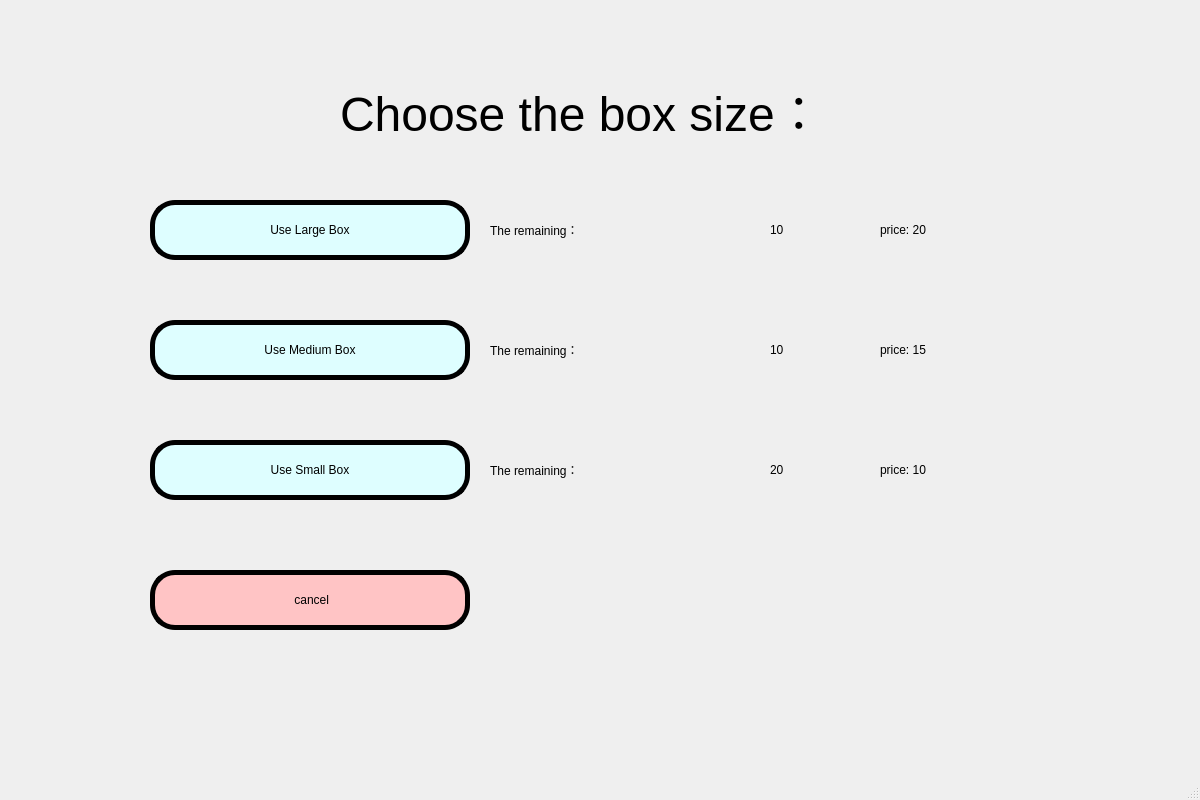
<?xml version="1.0" encoding="UTF-8"?>
<ui version="4.0">
 <class>send_windowtwo</class>
 <widget class="QMainWindow" name="send_windowtwo">
  <property name="geometry">
   <rect>
    <x>0</x>
    <y>0</y>
    <width>1200</width>
    <height>800</height>
   </rect>
  </property>
  <property name="windowTitle">
   <string>MainWindow</string>
  </property>
  <property name="styleSheet">
   <string notr="true">QWidget#centralwidget {
border-image: url(:/register/背景1.jpg)
}
</string>
  </property>
  <widget class="QWidget" name="centralwidget">
   <widget class="QLabel" name="label_7">
    <property name="geometry">
     <rect>
      <x>340</x>
      <y>60</y>
      <width>531</width>
      <height>101</height>
     </rect>
    </property>
    <property name="styleSheet">
     <string notr="true">font: 40pt &quot;Baskerville Old Face&quot;;</string>
    </property>
    <property name="text">
     <string>&lt;html&gt;&lt;head/&gt;&lt;body&gt;&lt;p&gt;&lt;span style=&quot; font-size:36pt;&quot;&gt;Choose the box size：&lt;/span&gt;&lt;/p&gt;&lt;/body&gt;&lt;/html&gt;</string>
    </property>
   </widget>
   <widget class="QPushButton" name="pushButton_5">
    <property name="geometry">
     <rect>
      <x>150</x>
      <y>570</y>
      <width>320</width>
      <height>60</height>
     </rect>
    </property>
    <property name="styleSheet">
     <string notr="true">QPushButton{
   border-radius: 25px;
   background-color:rgb(255, 196, 197);
   border:5px solid rgb(0, 0, 0);
   font: 20pt &quot;Showcard Gothic&quot;;
}</string>
    </property>
    <property name="text">
     <string> cancel</string>
    </property>
   </widget>
   <widget class="QLabel" name="label_6">
    <property name="geometry">
     <rect>
      <x>880</x>
      <y>440</y>
      <width>181</width>
      <height>60</height>
     </rect>
    </property>
    <property name="styleSheet">
     <string notr="true">font: 25pt &quot;Baskerville Old Face&quot;;</string>
    </property>
    <property name="text">
     <string>price: 10</string>
    </property>
   </widget>
   <widget class="QPushButton" name="pushButton">
    <property name="geometry">
     <rect>
      <x>150</x>
      <y>200</y>
      <width>320</width>
      <height>60</height>
     </rect>
    </property>
    <property name="styleSheet">
     <string notr="true">QPushButton{
   border-radius: 25px;
   background-color:rgb(222, 254, 255);
   border:5px solid rgb(0, 0, 0);
   font: 20pt &quot;Showcard Gothic&quot;;
}</string>
    </property>
    <property name="text">
     <string>Use Large Box</string>
    </property>
   </widget>
   <widget class="QLabel" name="label_2">
    <property name="geometry">
     <rect>
      <x>490</x>
      <y>320</y>
      <width>271</width>
      <height>60</height>
     </rect>
    </property>
    <property name="styleSheet">
     <string notr="true">font: 25pt &quot;Baskerville Old Face&quot;;</string>
    </property>
    <property name="text">
     <string>The remaining：</string>
    </property>
   </widget>
   <widget class="QPushButton" name="pushButton_2">
    <property name="geometry">
     <rect>
      <x>150</x>
      <y>320</y>
      <width>320</width>
      <height>60</height>
     </rect>
    </property>
    <property name="styleSheet">
     <string notr="true">QPushButton{
   border-radius: 25px;
   background-color:rgb(222, 254, 255);
   border:5px solid rgb(0, 0, 0);
   font: 20pt &quot;Showcard Gothic&quot;;
}</string>
    </property>
    <property name="text">
     <string>Use Medium Box</string>
    </property>
   </widget>
   <widget class="QLabel" name="label">
    <property name="geometry">
     <rect>
      <x>490</x>
      <y>200</y>
      <width>271</width>
      <height>60</height>
     </rect>
    </property>
    <property name="styleSheet">
     <string notr="true">font: 25pt &quot;Baskerville Old Face&quot;;</string>
    </property>
    <property name="text">
     <string>The remaining：</string>
    </property>
   </widget>
   <widget class="QLabel" name="Big_re_label">
    <property name="geometry">
     <rect>
      <x>770</x>
      <y>200</y>
      <width>71</width>
      <height>60</height>
     </rect>
    </property>
    <property name="styleSheet">
     <string notr="true">font: 25pt &quot;Baskerville Old Face&quot;;</string>
    </property>
    <property name="text">
     <string>10</string>
    </property>
   </widget>
   <widget class="QLabel" name="med_re_label">
    <property name="geometry">
     <rect>
      <x>770</x>
      <y>320</y>
      <width>61</width>
      <height>60</height>
     </rect>
    </property>
    <property name="styleSheet">
     <string notr="true">font: 25pt &quot;Baskerville Old Face&quot;;</string>
    </property>
    <property name="text">
     <string>10</string>
    </property>
   </widget>
   <widget class="QLabel" name="small_re_label">
    <property name="geometry">
     <rect>
      <x>770</x>
      <y>440</y>
      <width>51</width>
      <height>60</height>
     </rect>
    </property>
    <property name="styleSheet">
     <string notr="true">font: 25pt &quot;Baskerville Old Face&quot;;</string>
    </property>
    <property name="text">
     <string>20</string>
    </property>
   </widget>
   <widget class="QLabel" name="label_3">
    <property name="geometry">
     <rect>
      <x>490</x>
      <y>440</y>
      <width>271</width>
      <height>60</height>
     </rect>
    </property>
    <property name="styleSheet">
     <string notr="true">font: 25pt &quot;Baskerville Old Face&quot;;</string>
    </property>
    <property name="text">
     <string>The remaining：</string>
    </property>
   </widget>
   <widget class="QPushButton" name="pushButton_3">
    <property name="geometry">
     <rect>
      <x>150</x>
      <y>440</y>
      <width>320</width>
      <height>60</height>
     </rect>
    </property>
    <property name="styleSheet">
     <string notr="true">QPushButton{
   border-radius: 25px;
   background-color:rgb(222, 254, 255);
   border:5px solid rgb(0, 0, 0);
   font: 20pt &quot;Showcard Gothic&quot;;
}</string>
    </property>
    <property name="text">
     <string>Use Small Box</string>
    </property>
   </widget>
   <widget class="QLabel" name="label_5">
    <property name="geometry">
     <rect>
      <x>880</x>
      <y>320</y>
      <width>171</width>
      <height>60</height>
     </rect>
    </property>
    <property name="styleSheet">
     <string notr="true">font: 25pt &quot;Baskerville Old Face&quot;;</string>
    </property>
    <property name="text">
     <string>price: 15</string>
    </property>
   </widget>
   <widget class="QLabel" name="label_4">
    <property name="geometry">
     <rect>
      <x>880</x>
      <y>200</y>
      <width>211</width>
      <height>60</height>
     </rect>
    </property>
    <property name="styleSheet">
     <string notr="true">font: 25pt &quot;Baskerville Old Face&quot;;</string>
    </property>
    <property name="text">
     <string>price: 20</string>
    </property>
   </widget>
  </widget>
  <widget class="QMenuBar" name="menubar">
   <property name="geometry">
    <rect>
     <x>0</x>
     <y>0</y>
     <width>1200</width>
     <height>26</height>
    </rect>
   </property>
  </widget>
  <widget class="QStatusBar" name="statusbar"/>
 </widget>
 <resources>
  <include location="images.qrc"/>
 </resources>
 <connections>
  <connection>
   <sender>pushButton_2</sender>
   <signal>clicked()</signal>
   <receiver>send_windowtwo</receiver>
   <slot>take_med_box()</slot>
   <hints>
    <hint type="sourcelabel">
     <x>206</x>
     <y>165</y>
    </hint>
    <hint type="destinationlabel">
     <x>158</x>
     <y>293</y>
    </hint>
   </hints>
  </connection>
  <connection>
   <sender>pushButton_3</sender>
   <signal>clicked()</signal>
   <receiver>send_windowtwo</receiver>
   <slot>take_small_box()</slot>
   <hints>
    <hint type="sourcelabel">
     <x>230</x>
     <y>198</y>
    </hint>
    <hint type="destinationlabel">
     <x>332</x>
     <y>306</y>
    </hint>
   </hints>
  </connection>
  <connection>
   <sender>pushButton</sender>
   <signal>clicked()</signal>
   <receiver>send_windowtwo</receiver>
   <slot>take_big_box()</slot>
   <hints>
    <hint type="sourcelabel">
     <x>247</x>
     <y>131</y>
    </hint>
    <hint type="destinationlabel">
     <x>134</x>
     <y>31</y>
    </hint>
   </hints>
  </connection>
  <connection>
   <sender>pushButton_5</sender>
   <signal>clicked()</signal>
   <receiver>send_windowtwo</receiver>
   <slot>turn_sendwin1()</slot>
   <hints>
    <hint type="sourcelabel">
     <x>409</x>
     <y>264</y>
    </hint>
    <hint type="destinationlabel">
     <x>259</x>
     <y>330</y>
    </hint>
   </hints>
  </connection>
 </connections>
 <slots>
  <slot>turn_sendwin1()</slot>
  <slot>take_med_box()</slot>
  <slot>take_small_box()</slot>
  <slot>take_big_box()</slot>
 </slots>
</ui>
